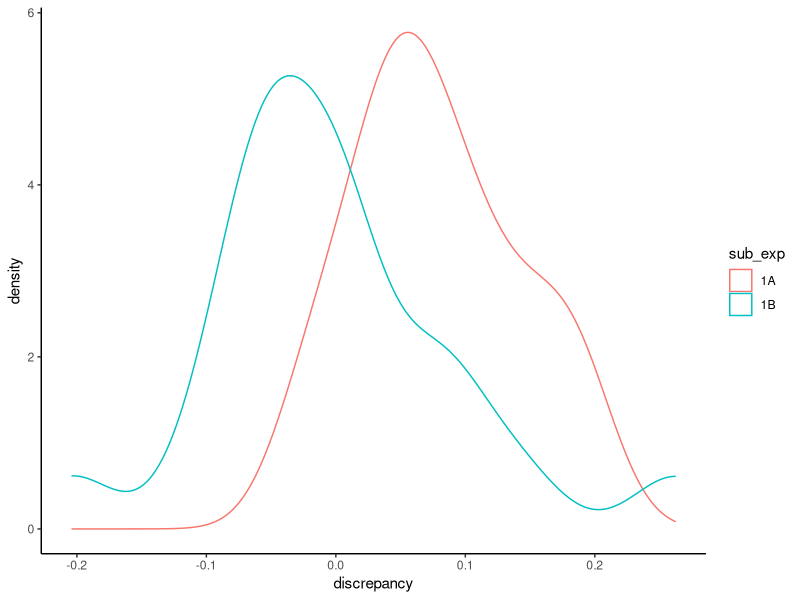
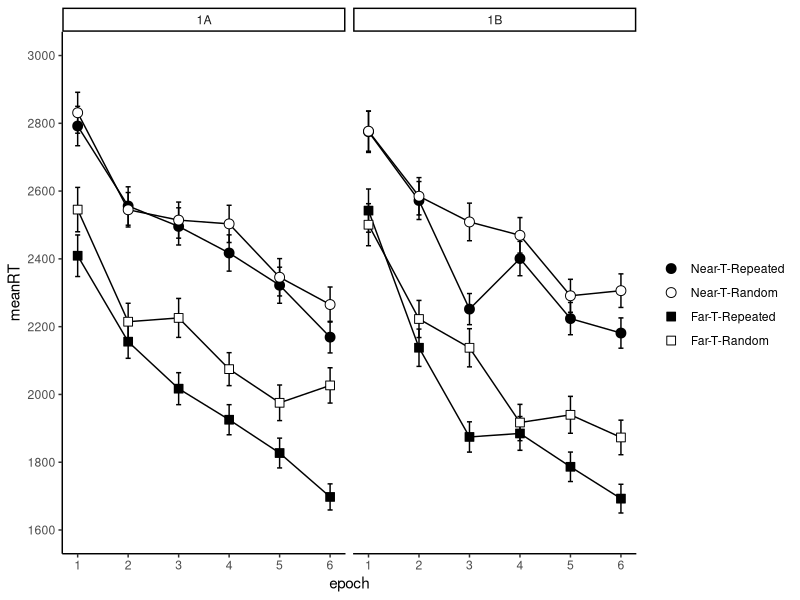

Reproduce these figures in R, in order. (Note: this script raises an error after producing the figures.)
## ---- chunk 1
knitr::opts_chunk$set(echo = FALSE, include = FALSE)
date_compiled_title = c("PDF created on", date())
## ---- chunk 2
library(tidyverse)
library(broom)
library(kableExtra)
library(ggrepel)
library(afex)
library(BayesFactor)

theme_set(theme_classic())

setwd(dirname(rstudioapi::getActiveDocumentContext()$path)) # set wd to current file location

data <- read_csv("data_tidy_CCVR03.csv")

# split into main data and awareness phase
dataAw <- filter(data, phase == 2)
dataMain <- 
  filter(data, phase == 1) %>% 
  mutate(TT = if_else(set %in% c(1,2), "repeated", "random"), # recode set into 2 variables
         targ_depth = if_else(set %in% c(1,3), "near", "far"),
         epoch = ceiling(block/5)) %>% 
  select(sub_exp:phase, epoch, block:set, TT, targ_depth, everything())

# did anyone not finish the main task? (yes, one participant)
did_not_finish <- 
  dataMain %>% 
  group_by(subj) %>% 
  count() %>% 
  filter(n < 480)

# remove any participant that failed to finish the main task
dataMain <- dataMain %>% 
  filter(!subj %in% did_not_finish$subj)

## ---- chunk 3
# get demographic information from each participant
data_demog <- 
  dataMain %>% 
  group_by(subj) %>% 
  slice(1) %>% # take top row
  select(subj,sub_exp, age,gender)

# create summary stats of gender, number of participants
demog_summary <- 
  data_demog %>% 
  group_by(sub_exp) %>% 
  summarise(n = n(),
            mean_age = mean(age),
            sd_age = sd(age),
            males = sum(gender=="M"),
            females = sum(gender=="F"),
            non_binary = sum(!gender %in% c("M", "F")))

# summary statistics of response patterns, by sub_exp
basic_resp_stats <- 
  dataMain %>%
  group_by(sub_exp,subj) %>%
  summarise(mean_RT = mean(RT),
            mean_Extra_Resp = mean(num_additional_Rs),
            perc_Rs_Over1 = sum(num_additional_Rs>0)/n(),
            perc_Rs_Over2 = sum(num_additional_Rs>1)/n()) %>% 
  group_by(sub_exp) %>% 
  summarise_all(list(mean = mean, sd = sd)) %>% # from participant summaries, compute sub exp. summary stats
  select(-contains("subj"))
## ---- chunk 4
# what was the distribution of responses by sub_experiment?
dataMain %>% 
  filter(pattern %in% c(2,4)) %>% 
  group_by(sub_exp, num_additional_Rs) %>%
  summarise(n_trials = n(),
            mean_RT = mean(RT)) %>% 
  mutate(prop = n_trials/sum(n_trials)) %>% 
  filter(num_additional_Rs<10)
# this analysis isn't reported, but most common was for trials to have 0 (registered response first time), 1, or 2 additional spacebar responses
## ---- chunk 5
# filter trials with more than 2 responses (num additional Rs > 1), timeouts,
# and outlier RTs  
data <- 
  dataMain %>% 
  filter(num_additional_Rs<=1, 
         dist_to_T>=0,
         RT < 10000) %>%  # too many responses and timeouts
  group_by(subj) %>% 
  mutate(zRT = scale(RT)) %>% 
  filter(between(zRT,-2.5,2.5)) %>% 
  ungroup() 

# what percentage of trials were removed for each participant?
perc_removed <- 
  data %>%
  group_by(subj) %>% 
  summarise(perc = (1 - (n()/480))*100)

# compute normalised RT (norm_RT), for calculating w/s error bars (i.e., Cosin)
data <- 
  data %>% 
  group_by(subj) %>% # within each experiment, and each subject
  summarise(sub_MeanRT = mean(RT)) %>% # calculate the mean RT for the subject
  mutate(sample_MeanRT = mean(sub_MeanRT)) %>% # the overall mean RT for the sample in that experiment
  ungroup() %>% # ungroup the data, to allow for removal of variable
  left_join(data, by = "subj") %>% # join to the original data frame
  mutate(norm_RT = RT - sub_MeanRT + sample_MeanRT) %>% # compute the normalised RT, from the RT, subject mean and sample mean
  select(sub_exp, subj, age:RT, norm_RT, everything(), -sub_MeanRT, -sample_MeanRT)
  
## ---- chunk 6
# Is anyone an outlier in terms of mean RT? 
overall_RT_Means <- 
  data %>% 
  group_by(sub_exp, subj) %>% 
  summarise(meanRT = mean(RT)) %>% 
  mutate(z_meanRT = scale(meanRT)) 

overall_RT_Means %>% 
  filter(!between(z_meanRT, -2.5, 2.5)) # no Ps detected

# Is anyone an outlier in terms of percent removed?
perc_removed <-
  perc_removed %>%
  mutate(z_perc = scale(perc))

perc_removed_outliers <-
  perc_removed %>%
  filter(!between(z_perc, -2.5, 2.5)) %>%  # two Ps detected
  pull(subj)

# remove the outlier participant from the sample
data <- filter(data,!subj %in% perc_removed_outliers)
## ---- chunk 7
# exploring the difficulty of target detection at different depths

# how many trials contributed to the analysis by target depth

data %>% 
  group_by(sub_exp, subj, targ_depth) %>% 
  summarise(prop = n()/240) %>% 
  group_by(sub_exp,targ_depth) %>% 
  summarise(meanProp = mean(prop))

# clearly a difference in 1A but not in 1B

# any unusual participants?

depth_difficulty_measure <- 
  data %>% 
  group_by(sub_exp, subj, targ_depth) %>% 
  summarise(prop = n()/240) %>%
  pivot_wider(names_from = targ_depth, values_from = prop) %>% 
  mutate(discrepancy = near-far) 

depth_difficulty_measure %>% 
  ggplot(aes(discrepancy, colour = sub_exp)) +
  geom_density()

# it looks like participants in 1A had a much more difficult time with far targets

# remove those with large discrepancy
depth_difficulty_outliers <- 
  depth_difficulty_measure %>% 
  filter(!between(discrepancy,-.15,.15)) %>% 
  pull(subj)

# remove the depth difficulty outliers from the sample
data <- filter(data,!subj %in% depth_difficulty_outliers)

# remove them from the measure of depth difficulty
depth_difficulty_measure <- 
  depth_difficulty_measure %>% 
  filter(between(discrepancy,-.15,.15)) 

## ---- chunk 8

# plot the boxplots of RT by sub-experiment
RT_boxplot <-
  overall_RT_Means %>% 
  ggplot(aes(x = sub_exp, y = meanRT))+
  geom_boxplot(width = .2) +
  geom_point(size = 5, 
             alpha = .2) +
  geom_text_repel(aes(label = subj), 
                  direction = 'y', 
                  nudge_x = .2, 
                  segment.colour = "red", 
                  colour = "red", 
                  segment.alpha = .2) +
  labs(title = "Boxplots with data labelled by participant ID",
       y = "Mean RT",
       x = "Experiment")

## ---- chunk 9
# main analysis of RT

# convert TT and targ_depth to factors and set level order
data <-  
  data %>% 
  mutate(TT = factor(TT, levels = c("repeated", "random")),
         targ_depth = factor(targ_depth, levels = c("near", "far")))

legendLBLs <- c("Near-T-Repeated", "Near-T-Random", "Far-T-Repeated", "Far-T-Random")

# main RT figure
RT_avgs_figure <- 
  data %>% 
  group_by(sub_exp, TT, targ_depth, epoch) %>% 
  summarise(meanRT = mean(RT), 
            SE = sd(norm_RT)/sqrt(n())) %>% 
  ggplot(aes(x = epoch, y = meanRT, group = interaction(TT, targ_depth))) +
  geom_line() +
  geom_errorbar(aes(ymin = meanRT-SE, ymax = meanRT+SE), width = 0.1)+
  geom_point(aes(fill = interaction(TT, targ_depth), shape = interaction(TT, targ_depth)), size = 3) +
  scale_y_continuous(limits = c(1600, 3000), breaks = seq(1600,3000,200)) +
  scale_x_continuous(breaks = 1:6) +
  scale_fill_manual(name  ="",
                    labels = legendLBLs,
                    values = c("black", "white", "black", "white")) +
  scale_shape_manual(name = "",
                     labels = legendLBLs,
                     values = c(21,21,22,22)) +
  facet_wrap(vars(sub_exp))

RT_avgs_figure # print figure
## ---- chunk 10
# save data for statistical analysis
data_RT_ANOVA <- 
  data %>% 
  group_by(sub_exp, subj, TT, targ_depth, epoch) %>% 
  summarise(meanRT = mean(RT))

# full 4-way ANOVA
data_RT_ANOVA %>% 
  aov_car(meanRT ~ Error(subj/(TT*targ_depth*epoch)) + sub_exp, data = .)

# ANOVA for 1A
data_RT_ANOVA %>% 
  filter(sub_exp == "1A") %>% 
  aov_car(meanRT ~ Error(subj/(TT*targ_depth*epoch)), data = .)

# ANOVA for 1B
data_RT_ANOVA %>% 
  filter(sub_exp == "1B") %>% 
  aov_car(meanRT ~ Error(subj/(TT*targ_depth*epoch)), data = .)

# Bayesian ANOVA
data_RT_ANOVA <- 
  data_RT_ANOVA %>% 
  as_tibble() %>% 
  mutate(across(c(sub_exp,subj,TT,targ_depth,epoch), as.factor))

# anovaBF(formula = meanRT ~ TT*targ_depth*epoch*sub_exp + subj,
#         whichRandom = "subj",
#         data = data_RT_ANOVA)

# calculate a CC effect for each target depth
CC_effect <- 
  data %>% 
  group_by(TT, targ_depth) %>% 
  summarise(meanRT = mean(RT)) %>% 
  pivot_wider(names_from = TT, values_from = meanRT) %>% 
  mutate(avgRT = rowMeans(select(.,random,repeated)),
         CCeffect = random - repeated)
## ---- chunk 11
# create new variables with experiment specific names

CCVR03_demog_summary = demog_summary
CCVR03_basic_resp_stats = basic_resp_stats
CCVR03_perc_removed = perc_removed
CCVR03_perc_removed_outliers = perc_removed_outliers
CCVR03_depth_difficulty_measure = depth_difficulty_measure
CCVR03_depth_difficulty_outliers = depth_difficulty_outliers
CCVR03_overall_RT_Means = overall_RT_Means
CCVR03_RT_avgs_figure = RT_avgs_figure
CCVR03_data_RT_ANOVA = data_RT_ANOVA
CCVR03_CC_effect = CC_effect

save(CCVR03_demog_summary,
     CCVR03_basic_resp_stats,
     CCVR03_perc_removed,
     CCVR03_perc_removed_outliers,
     CCVR03_depth_difficulty_measure,
     CCVR03_depth_difficulty_outliers,
     CCVR03_overall_RT_Means,
     CCVR03_RT_avgs_figure,
     CCVR03_data_RT_ANOVA,
     CCVR03_CC_effect,
     file = "../../CCVR_ms_1/CCVR03_export.Rdata")
